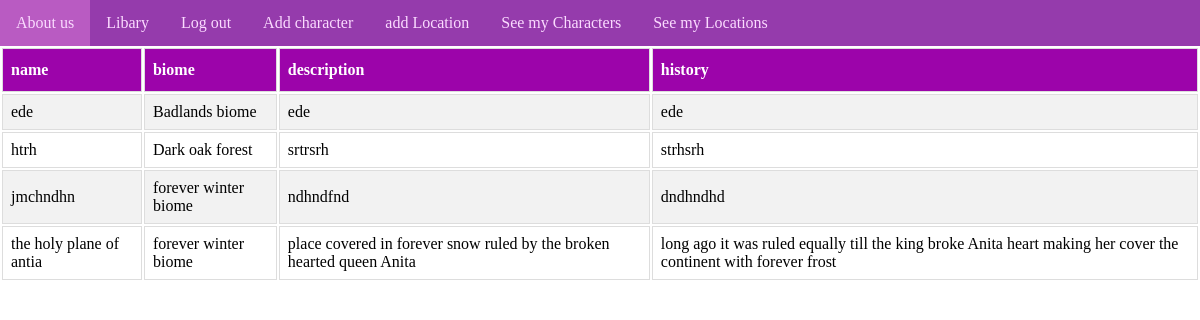
Screenshot of /location_list (signed in) with the database file from the repository.
### tables this page shows
CREATE TABLE "Locations" (
	"ID"	INTEGER NOT NULL UNIQUE,
	"name"	TEXT NOT NULL,
	"type"	TEXT,
	"description"	TEXT,
	"history"	TEXT,
	"user"	INTEGER NOT NULL,
	"Characters"	INTEGER,
	PRIMARY KEY("ID" AUTOINCREMENT),
	FOREIGN KEY("user") REFERENCES "user"("ID")
);

### app.py (the view)
@app.route('/location_list')
def location_list():
    userId = session["user"]["ID"]
    locations = query_db(f"SELECT locations.name, locations.type, locations.description, locations.History FROM locations WHERE locations.user = {userId};")
    print(locations, userId)
    return render_template('location_list.html', locations=locations)

### app.py (called while the page is built)
def query_db(sql,args=(),one=False):
    db = sqlite3.connect(DB)
    db.row_factory = sqlite3.Row
    cursor = db.cursor()
    try:
        cursor.execute(sql, args)
        results = [dict(row) for row in cursor.fetchall()]
        db.commit()
        if not results:
            return None
        if one:
            return results[0]
        else:
            return results
    except Exception as e:
        print(e)
        return e
    finally:
        db.close()

### templates/location_list.html (shortened to what this page needs)
{% extends 'base.html' %}
{% block content %}
{% include 'nav.html' %}
   {% if not locations %}
    <p> you currently have no locations </p>
    {% else %}
<div class="lable">
<table>
  <tr>
    <th>name</th>
    <th>biome</th>
    <th>description</th>
    <th>history</th>
  </tr>
  {% for location in locations %}
  <tr>
  <td>{{location["name"]}}</td>
      <td>{{location["type"]}}</td>
      <td>{{location["description"]}}</td>
      <td>{{location["history"]}}</td>
</tr>
      {% endfor %}
</table>
{% endif %}
</div>
{% endblock %}

### templates/location_list.html (style rules this page uses)
td, th { border: 1px solid #ddd; padding: 8px; }
tr:nth-child(even) { background-color: #f2f2f2; }
th { padding-top: 12px; padding-bottom: 12px; text-align: left; background-color: #9c04aa; color: white; }

### rows the page displays
Locations: name "ede", type "Badlands biome", description "ede", history "ede"
Locations: name "htrh", type "Dark oak forest", description "srtrsrh", history "strhsrh"
Locations: name "jmchndhn", type "forever winter biome", description "ndhndfnd", history "dndhndhd"
Locations: name "the holy plane of antia", type "forever winter biome", description "place covered in forever snow ruled by the broken hearted queen Anita", history "long ago it was ruled equally till the king broke Anita heart making her cover the continent with forever frost"
